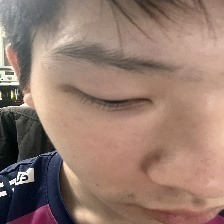
#> input picture train_picture/down/1.jpg, 224 x 224 px, given in place of 1.png, which was not available
$ python test_rspi.py
#> lines starting #> are read from the running program, lines starting #| are printed output that depends on the picture; pictures that were not available may be replaced by others from this repository, and a replacement may not be noted
import cv2
import numpy as np

img1 = cv2.imread("1.png")
#> img1 is the input picture: shape (224, 224, 3); mean B, G, R 110.6, 122.9, 149.7
img2 = cv2.imread("2.png")
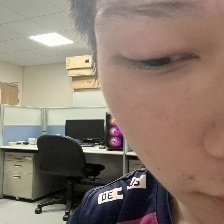
#> input picture train_picture/down/2.jpg, 224 x 224 px, given in place of 2.png, which was not available
#> img2 is the input picture: shape (224, 224, 3); mean B, G, R 110.6, 122.4, 138.6
img3 = cv2.imread("3.png")
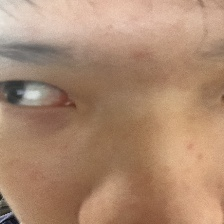
#> input picture train_picture/left/3.jpg, 224 x 224 px, given in place of 3.png, which was not available
#> img3 is the input picture: shape (224, 224, 3); mean B, G, R 112.8, 138, 173
img4 = cv2.imread("4.png")
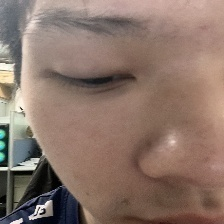
#> input picture train_picture/down/4.jpg, 224 x 224 px, given in place of 4.png, which was not available
#> img4 is the input picture: shape (224, 224, 3); mean B, G, R 105.5, 116.6, 138.7
img1 = cv2.resize(img1,(183,183))
#> img1: shape (183, 183, 3)
img2 = cv2.resize(img2,(183,183))
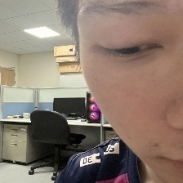
#> img2: shape (183, 183, 3); mean B, G, R 110.5, 122.3, 138.5
img3 = cv2.resize(img3,(183,183))
#> img3: shape (183, 183, 3)
img4 = cv2.resize(img4,(183,183))
#> img4: shape (183, 183, 3)
img_final = cv2.vconcat([img1,img2,img3,img4])
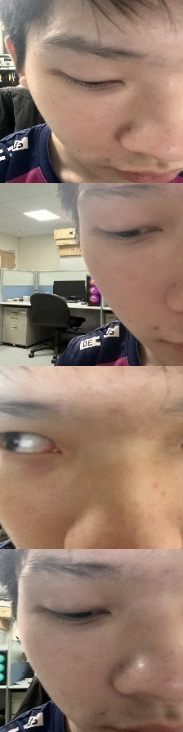
#> img_final: shape (732, 183, 3); mean B, G, R 109.7, 124.8, 149.9
cv2.imshow("img",img_final)
cv2.imwrite("final_2.png",img_final)
cv2.waitKey(0)
